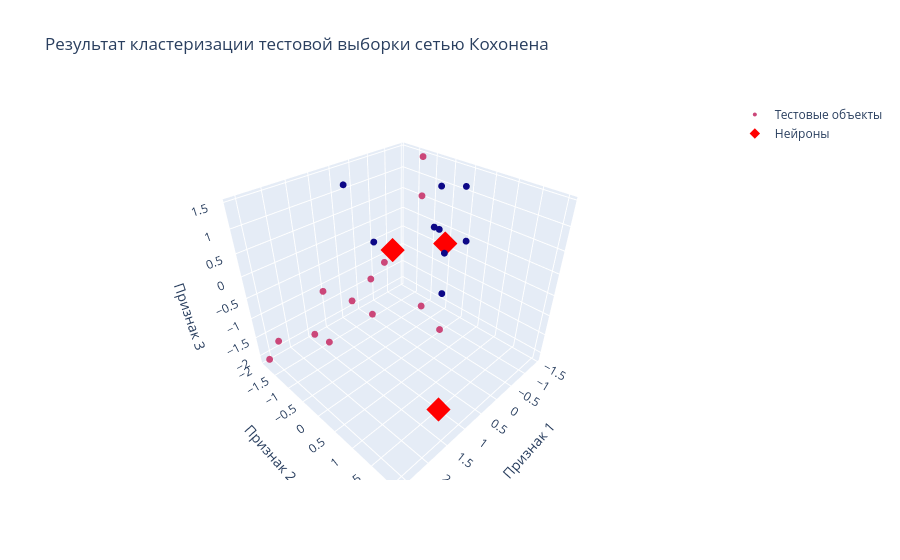

Notebook cell for this chart:
### Code cell
import plotly.graph_objects as go
fig = go.Figure()

fig.add_trace(
    go.Scatter3d(
        x=X_test.iloc[:, 0],
        y=X_test.iloc[:, 1],
        z=X_test.iloc[:, 2],
        mode='markers',
        marker=dict(
            size=4,
            color=result_test
        ),
        name='Тестовые объекты'
    )
)

changed_weights = net.returnChangedWeights()

fig.add_trace(
    go.Scatter3d(
        x=changed_weights[:, 0],
        y=changed_weights[:, 1],
        z=changed_weights[:, 2],
        mode='markers',
        marker=dict(
            size=8,
            color='red',
            symbol='diamond'
        ),
        name='Нейроны'
    )
)

fig.update_layout(
    scene=dict(
        xaxis_title='Признак 1',
        yaxis_title='Признак 2',
        zaxis_title='Признак 3'
    ),
    title='Результат кластеризации тестовой выборки сетью Кохонена'
)

fig.show()
